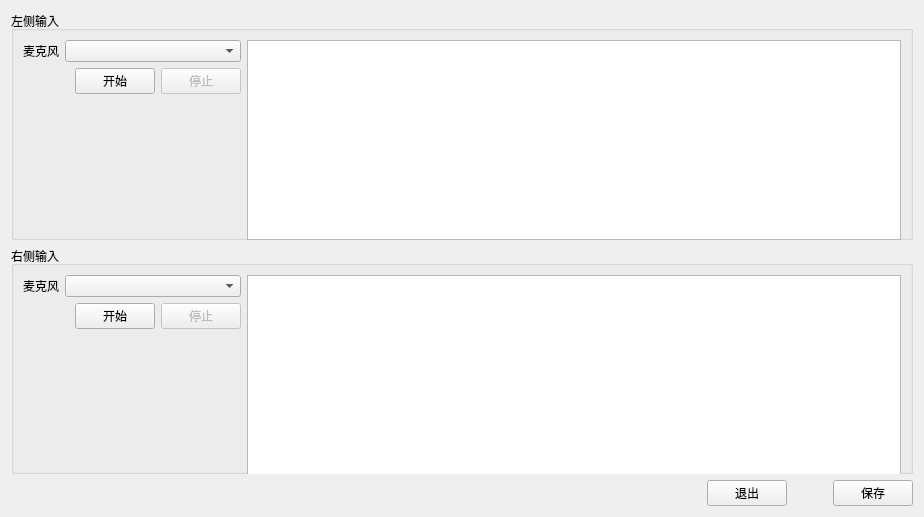
<?xml version="1.0" encoding="UTF-8"?>
<ui version="4.0">
 <class>Setup4Mic</class>
 <widget class="QWidget" name="Setup4Mic">
  <property name="geometry">
   <rect>
    <x>0</x>
    <y>0</y>
    <width>924</width>
    <height>517</height>
   </rect>
  </property>
  <property name="minimumSize">
   <size>
    <width>700</width>
    <height>500</height>
   </size>
  </property>
  <property name="windowTitle">
   <string>Form</string>
  </property>
  <property name="styleSheet">
   <string notr="true">QLabel,
QLineEdit,
QRadioButton,
QComboBox,
QCheckBox,
QPushButton,
QGroupBox,
QTableView,
QTableWidget,
QHeaderView::section/*表头样式*/
{
  font-family: &quot;Source Han Sans K Regular&quot;;
}</string>
  </property>
  <layout class="QVBoxLayout" name="verticalLayout_5">
   <item>
    <widget class="QGroupBox" name="groupBox">
     <property name="title">
      <string>左侧输入</string>
     </property>
     <layout class="QVBoxLayout" name="verticalLayout_3">
      <item>
       <layout class="QHBoxLayout" name="horizontalLayout_2" stretch="1,3">
        <item>
         <layout class="QVBoxLayout" name="verticalLayout">
          <property name="sizeConstraint">
           <enum>QLayout::SetDefaultConstraint</enum>
          </property>
          <item>
           <layout class="QVBoxLayout" name="verticalLayout_2">
            <item>
             <layout class="QHBoxLayout" name="horizontalLayout" stretch="0,1">
              <item>
               <widget class="QLabel" name="label">
                <property name="maximumSize">
                 <size>
                  <width>80</width>
                  <height>16777215</height>
                 </size>
                </property>
                <property name="text">
                 <string>麦克风</string>
                </property>
               </widget>
              </item>
              <item>
               <widget class="QComboBox" name="comboDevicesL"/>
              </item>
             </layout>
            </item>
           </layout>
          </item>
          <item>
           <layout class="QHBoxLayout" name="horizontalLayout_3">
            <item>
             <spacer name="horizontalSpacer_2">
              <property name="orientation">
               <enum>Qt::Horizontal</enum>
              </property>
              <property name="sizeHint" stdset="0">
               <size>
                <width>40</width>
                <height>20</height>
               </size>
              </property>
             </spacer>
            </item>
            <item>
             <widget class="QPushButton" name="btnStartL">
              <property name="text">
               <string>开始</string>
              </property>
             </widget>
            </item>
            <item>
             <widget class="QPushButton" name="btnStopL">
              <property name="enabled">
               <bool>false</bool>
              </property>
              <property name="text">
               <string>停止</string>
              </property>
             </widget>
            </item>
           </layout>
          </item>
          <item>
           <spacer name="verticalSpacer">
            <property name="orientation">
             <enum>Qt::Vertical</enum>
            </property>
            <property name="sizeHint" stdset="0">
             <size>
              <width>20</width>
              <height>40</height>
             </size>
            </property>
           </spacer>
          </item>
         </layout>
        </item>
        <item>
         <widget class="QChartView" name="chartViewL">
          <property name="minimumSize">
           <size>
            <width>500</width>
            <height>200</height>
           </size>
          </property>
         </widget>
        </item>
       </layout>
      </item>
     </layout>
    </widget>
   </item>
   <item>
    <widget class="QGroupBox" name="groupBox_2">
     <property name="title">
      <string>右侧输入</string>
     </property>
     <layout class="QVBoxLayout" name="verticalLayout_4">
      <item>
       <layout class="QHBoxLayout" name="horizontalLayout_4" stretch="1,3">
        <item>
         <layout class="QVBoxLayout" name="verticalLayout_11">
          <item>
           <layout class="QVBoxLayout" name="verticalLayout_12">
            <item>
             <layout class="QHBoxLayout" name="horizontalLayout_11" stretch="0,1">
              <item>
               <widget class="QLabel" name="label_4">
                <property name="maximumSize">
                 <size>
                  <width>80</width>
                  <height>16777215</height>
                 </size>
                </property>
                <property name="text">
                 <string>麦克风</string>
                </property>
               </widget>
              </item>
              <item>
               <widget class="QComboBox" name="comboDevicesR"/>
              </item>
             </layout>
            </item>
           </layout>
          </item>
          <item>
           <layout class="QHBoxLayout" name="horizontalLayout_12">
            <item>
             <spacer name="horizontalSpacer_5">
              <property name="orientation">
               <enum>Qt::Horizontal</enum>
              </property>
              <property name="sizeHint" stdset="0">
               <size>
                <width>40</width>
                <height>20</height>
               </size>
              </property>
             </spacer>
            </item>
            <item>
             <widget class="QPushButton" name="btnStartR">
              <property name="text">
               <string>开始</string>
              </property>
             </widget>
            </item>
            <item>
             <widget class="QPushButton" name="btnStopR">
              <property name="enabled">
               <bool>false</bool>
              </property>
              <property name="text">
               <string>停止</string>
              </property>
             </widget>
            </item>
           </layout>
          </item>
          <item>
           <spacer name="verticalSpacer_2">
            <property name="orientation">
             <enum>Qt::Vertical</enum>
            </property>
            <property name="sizeHint" stdset="0">
             <size>
              <width>20</width>
              <height>40</height>
             </size>
            </property>
           </spacer>
          </item>
         </layout>
        </item>
        <item>
         <widget class="QChartView" name="chartViewR">
          <property name="minimumSize">
           <size>
            <width>500</width>
            <height>200</height>
           </size>
          </property>
         </widget>
        </item>
       </layout>
      </item>
     </layout>
    </widget>
   </item>
   <item>
    <layout class="QHBoxLayout" name="horizontalLayout_14" stretch="1,0">
     <item>
      <spacer name="horizontalSpacer_3">
       <property name="orientation">
        <enum>Qt::Horizontal</enum>
       </property>
       <property name="sizeHint" stdset="0">
        <size>
         <width>40</width>
         <height>20</height>
        </size>
       </property>
      </spacer>
     </item>
     <item>
      <layout class="QVBoxLayout" name="verticalLayout_14" stretch="0">
       <item>
        <layout class="QHBoxLayout" name="horizontalLayout_13">
         <item>
          <widget class="QPushButton" name="btnExit">
           <property name="text">
            <string>退出</string>
           </property>
          </widget>
         </item>
         <item>
          <spacer name="horizontalSpacer">
           <property name="orientation">
            <enum>Qt::Horizontal</enum>
           </property>
           <property name="sizeHint" stdset="0">
            <size>
             <width>40</width>
             <height>20</height>
            </size>
           </property>
          </spacer>
         </item>
         <item>
          <widget class="QPushButton" name="btnSave">
           <property name="text">
            <string>保存</string>
           </property>
          </widget>
         </item>
        </layout>
       </item>
      </layout>
     </item>
    </layout>
   </item>
  </layout>
 </widget>
 <customwidgets>
  <customwidget>
   <class>QChartView</class>
   <extends>QGraphicsView</extends>
   <header location="global">qchartview.h</header>
  </customwidget>
 </customwidgets>
 <resources/>
 <connections/>
</ui>
